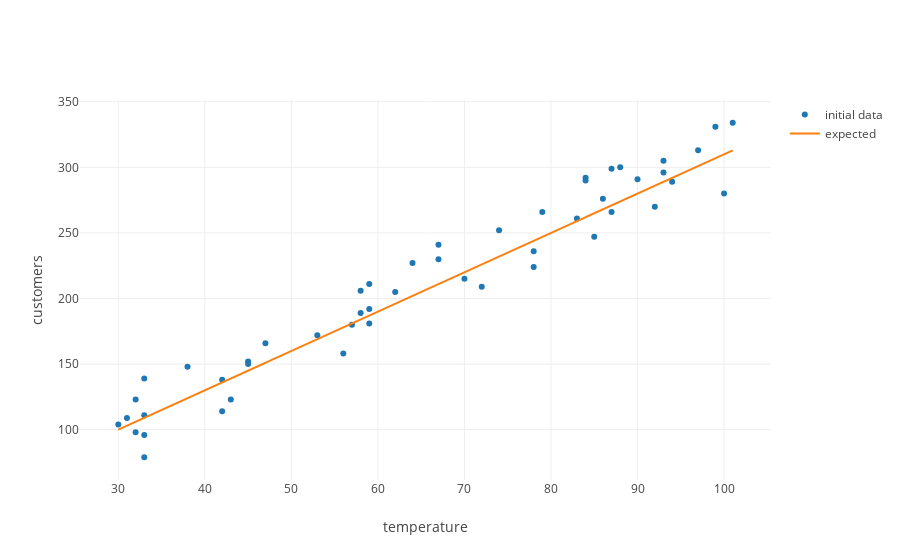

The code cell stored with this chart in its notebook:
### Markdown cell above
Ok, so now let's see how well this `perfect_model` predicts our imperfect random data.

### Code cell
from graph import trace_values, plot
customer_predictions = perfect_model.predict(temperature_inputs)

model_trace = trace_values(random_temperatures, customer_predictions, name = 'expected', mode = 'lines')
plot([data_trace, model_trace], layout = layout)

### Figure 1 — Plotly figure (JSON) as saved in the notebook; plotly's stock layout.template omitted (floating-point values rounded to 4 significant figures)
{"data": [{"mode": "markers", "name": "initial data", "text": [], "type": "scatter", "uid": "94df4408-a5fa-435c-ab83-34fe982571b2", "x": [47, 38, 62, 45, 93, 87, 90, 78, 56, 42, 92, 33, 79, 85, 30, 87, 64, 59, 43, 70, 33, 32, 33, 99, 31, 78, 57, 84, 33, 97, 58, 86, 93, 100, 59, 74, 59, 58, 88, 67, 32, 83, 101, 42, 53, 67, 45, 72, 94, 84], "y": [166, 148, 205, 152, 296, 266, 291, 224, 158, 138, 270, 79, 266, 247, 104, 299, 227, 192, 123, 215, 111, 98, 139, 331, 109, 236, 180, 290, 96, 313, 189, 276, 305, 280, 181, 252, 211, 206, 300, 241, 123, 261, 334, 114, 172, 230, 150, 209, 289, 292]}, {"mode": "lines", "name": "expected", "text": [], "type": "scatter", "uid": "c89859bf-c5b1-426d-88f0-d110f68d7f7f", "x": [47, 38, 62, 45, 93, 87, 90, 78, 56, 42, 92, 33, 79, 85, 30, 87, 64, 59, 43, 70, 33, 32, 33, 99, 31, 78, 57, 84, 33, 97, 58, 86, 93, 100, 59, 74, 59, 58, 88, 67, 32, 83, 101, 42, 53, 67, 45, 72, 94, 84], "y": [151, 124.0, 196, 145, 289, 271, 280, 244, 178, 136, 286, 109.0, 247, 265, 100.0, 271, 202, 187, 139, 220, 109.0, 106.0, 109.0, 307, 103.0, 244, 181, 262, 109.0, 301, 184, 268, 289, 310, 187, 232, 187, 184, 274, 211, 106.0, 259, 313, 136, 169, 211, 145, 226, 292, 262]}], "layout": {"autosize": true, "xaxis": {"autorange": true, "range": [25.49, 105.5], "title": {"text": "temperature"}, "type": "linear"}, "yaxis": {"autorange": true, "range": [60.32, 352.7], "title": {"text": "customers"}, "type": "linear"}}}
